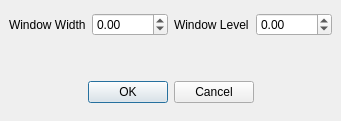
<ui version="4.0" >
 <author></author>
 <comment></comment>
 <exportmacro></exportmacro>
 <class>udg::QCustomWindowLevelDialogBase</class>
 <widget class="QDialog" name="udg::QCustomWindowLevelDialogBase" >
  <property name="geometry" >
   <rect>
    <x>0</x>
    <y>0</y>
    <width>341</width>
    <height>121</height>
   </rect>
  </property>
  <property name="windowTitle" >
   <string>Dialog</string>
  </property>
  <property name="modal" >
   <bool>true</bool>
  </property>
  <layout class="QVBoxLayout" >
   <property name="margin" >
    <number>9</number>
   </property>
   <property name="spacing" >
    <number>6</number>
   </property>
   <item>
    <layout class="QVBoxLayout" >
     <property name="margin" >
      <number>0</number>
     </property>
     <property name="spacing" >
      <number>6</number>
     </property>
     <item>
      <layout class="QHBoxLayout" >
       <property name="margin" >
        <number>0</number>
       </property>
       <property name="spacing" >
        <number>6</number>
       </property>
       <item>
        <widget class="QLabel" name="label" >
         <property name="text" >
          <string>Window Width</string>
         </property>
        </widget>
       </item>
       <item>
        <widget class="QDoubleSpinBox" name="m_windowSpinBox" >
         <property name="maximum" >
          <double>5000</double>
         </property>
         <property name="minimum" >
          <double>-5000</double>
         </property>
        </widget>
       </item>
       <item>
        <widget class="QLabel" name="label_2" >
         <property name="text" >
          <string>Window Level</string>
         </property>
        </widget>
       </item>
       <item>
        <widget class="QDoubleSpinBox" name="m_levelSpinBox" >
         <property name="maximum" >
          <double>5000</double>
         </property>
         <property name="minimum" >
          <double>-5000</double>
         </property>
        </widget>
       </item>
      </layout>
     </item>
     <item>
      <spacer>
       <property name="orientation" >
        <enum>Qt::Vertical</enum>
       </property>
       <property name="sizeType" >
        <enum>QSizePolicy::Minimum</enum>
       </property>
       <property name="sizeHint" >
        <size>
         <width>301</width>
         <height>31</height>
        </size>
       </property>
      </spacer>
     </item>
     <item>
      <layout class="QHBoxLayout" >
       <property name="margin" >
        <number>0</number>
       </property>
       <property name="spacing" >
        <number>6</number>
       </property>
       <item>
        <spacer>
         <property name="orientation" >
          <enum>Qt::Horizontal</enum>
         </property>
         <property name="sizeHint" >
          <size>
           <width>61</width>
           <height>31</height>
          </size>
         </property>
        </spacer>
       </item>
       <item>
        <widget class="QPushButton" name="m_okButton" >
         <property name="text" >
          <string>OK</string>
         </property>
        </widget>
       </item>
       <item>
        <widget class="QPushButton" name="m_cancelButton" >
         <property name="text" >
          <string>Cancel</string>
         </property>
        </widget>
       </item>
       <item>
        <spacer>
         <property name="orientation" >
          <enum>Qt::Horizontal</enum>
         </property>
         <property name="sizeHint" >
          <size>
           <width>61</width>
           <height>31</height>
          </size>
         </property>
        </spacer>
       </item>
      </layout>
     </item>
    </layout>
   </item>
  </layout>
 </widget>
 <pixmapfunction></pixmapfunction>
 <resources/>
 <connections>
  <connection>
   <sender>m_okButton</sender>
   <signal>clicked()</signal>
   <receiver>udg::QCustomWindowLevelDialogBase</receiver>
   <slot>accept()</slot>
   <hints>
    <hint type="sourcelabel" >
     <x>278</x>
     <y>253</y>
    </hint>
    <hint type="destinationlabel" >
     <x>96</x>
     <y>254</y>
    </hint>
   </hints>
  </connection>
  <connection>
   <sender>m_cancelButton</sender>
   <signal>clicked()</signal>
   <receiver>udg::QCustomWindowLevelDialogBase</receiver>
   <slot>reject()</slot>
   <hints>
    <hint type="sourcelabel" >
     <x>369</x>
     <y>253</y>
    </hint>
    <hint type="destinationlabel" >
     <x>179</x>
     <y>282</y>
    </hint>
   </hints>
  </connection>
 </connections>
</ui>
